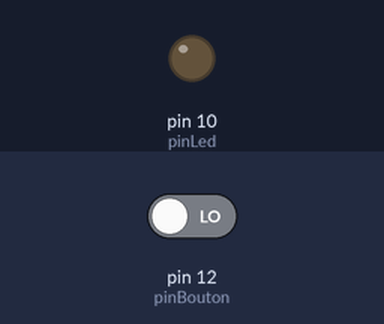
This sketch was run on a simulated Arduino Uno, built with avr-gcc and run on an emulated ATmega328P. Parts: output pins drawn as LEDs (lit = HIGH). The test bench sets the inputs (shaded band); at power-on: pin 12 (pinBouton) LOW. What the sketch prints to the serial monitor is not drawn.

Above: at 1.2 s.
1.3 s: pin 12 (pinBouton) driven HIGH
At 1.6 s:
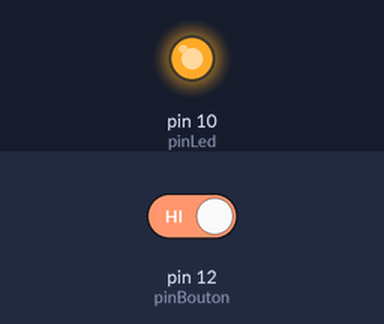
2.8 s: pin 12 (pinBouton) driven LOW
At 4.0 s:
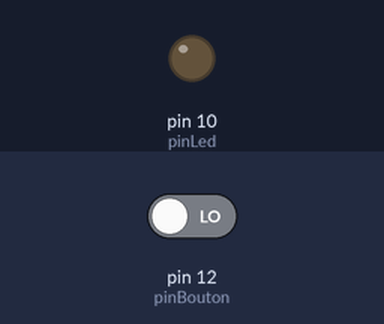
Timing chart, 0 to 5.8 s (numbered marks = the images above; inputs shaded):
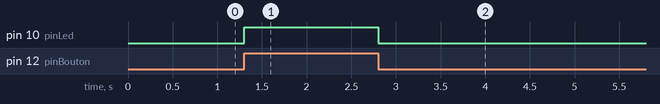

The sketch:

test_button.ino
```cpp
int pinBouton, pinLed;
void setup()
{
    Serial.begin(9600);
    pinBouton=12;
    pinLed = 10;
    pinMode(pinBouton,INPUT);
    pinMode(pinLed, OUTPUT);
}
void loop()
{
    boolean etatBouton=digitalRead(pinBouton);
    if(etatBouton == 1){
      digitalWrite(pinLed, HIGH);
    } else {
      digitalWrite(pinLed, LOW);
    }
    Serial.println(etatBouton);
}
```

Measured:
- after the input at 1.3 s, pin 10 (pinLed): LOW → HIGH at once
- after the input at 2.8 s, pin 10 (pinLed): HIGH → LOW at once
